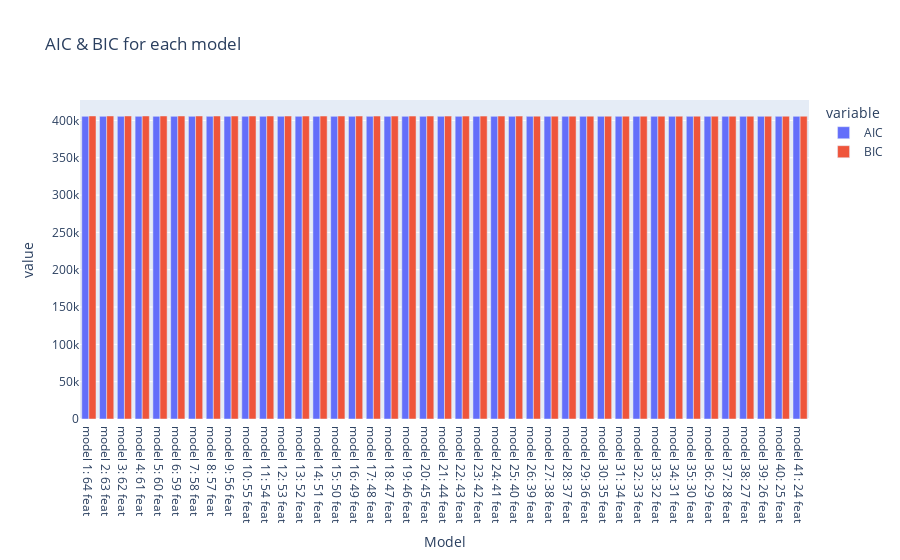

The cell this chart's notebook holds for it:
### Code cell
px.bar(model_results_BE, x='Model', y=[
       'AIC', 'BIC'], title='AIC & BIC for each model', barmode='group')

### Figure 1 — Plotly figure (JSON) as saved in the notebook; plotly's stock layout.template omitted (floating-point values rounded to 4 significant figures)
{"data": [{"alignmentgroup": "True", "hovertemplate": "variable=AIC<br>Model=%{x}<br>value=%{y}<extra></extra>", "legendgroup": "AIC", "marker": {"color": "#636efa", "pattern": {"shape": ""}}, "name": "AIC", "offsetgroup": "AIC", "orientation": "v", "showlegend": true, "textposition": "auto", "type": "bar", "x": ["model 1: 64 feat", "model 2: 63 feat", "model 3: 62 feat", "model 4: 61 feat", "model 5: 60 feat", "model 6: 59 feat", "model 7: 58 feat", "model 8: 57 feat", "model 9: 56 feat", "model 10: 55 feat", "model 11: 54 feat", "model 12: 53 feat", "model 13: 52 feat", "model 14: 51 feat", "model 15: 50 feat", "model 16: 49 feat", "model 17: 48 feat", "model 18: 47 feat", "model 19: 46 feat", "model 20: 45 feat", "model 21: 44 feat", "model 22: 43 feat", "model 23: 42 feat", "model 24: 41 feat", "model 25: 40 feat", "model 26: 39 feat", "model 27: 38 feat", "model 28: 37 feat", "model 29: 36 feat", "model 30: 35 feat", "model 31: 34 feat", "model 32: 33 feat", "model 33: 32 feat", "model 34: 31 feat", "model 35: 30 feat", "model 36: 29 feat", "model 37: 28 feat", "model 38: 27 feat", "model 39: 26 feat", "model 40: 25 feat", "model 41: 24 feat"], "xaxis": "x", "y": [405500.0, 405500.0, 405500.0, 405500.0, 405500.0, 405500.0, 405500.0, 405500.0, 405500.0, 405500.0, 405500.0, 405500.0, 405500.0, 405500.0, 405500.0, 405500.0, 405500.0, 405500.0, 405500.0, 405500.0, 405500.0, 405500.0, 405500.0, 405500.0, 405500.0, 405500.0, 405500.0, 405500.0, 405500.0, 405500.0, 405500.0, 405500.0, 405500.0, 405500.0, 405500.0, 405500.0, 405500.0, 405500.0, 405500.0, 405500.0, 405500.0], "yaxis": "y"}, {"alignmentgroup": "True", "hovertemplate": "variable=BIC<br>Model=%{x}<br>value=%{y}<extra></extra>", "legendgroup": "BIC", "marker": {"color": "#EF553B", "pattern": {"shape": ""}}, "name": "BIC", "offsetgroup": "BIC", "orientation": "v", "showlegend": true, "textposition": "auto", "type": "bar", "x": ["model 1: 64 feat", "model 2: 63 feat", "model 3: 62 feat", "model 4: 61 feat", "model 5: 60 feat", "model 6: 59 feat", "model 7: 58 feat", "model 8: 57 feat", "model 9: 56 feat", "model 10: 55 feat", "model 11: 54 feat", "model 12: 53 feat", "model 13: 52 feat", "model 14: 51 feat", "model 15: 50 feat", "model 16: 49 feat", "model 17: 48 feat", "model 18: 47 feat", "model 19: 46 feat", "model 20: 45 feat", "model 21: 44 feat", "model 22: 43 feat", "model 23: 42 feat", "model 24: 41 feat", "model 25: 40 feat", "model 26: 39 feat", "model 27: 38 feat", "model 28: 37 feat", "model 29: 36 feat", "model 30: 35 feat", "model 31: 34 feat", "model 32: 33 feat", "model 33: 32 feat", "model 34: 31 feat", "model 35: 30 feat", "model 36: 29 feat", "model 37: 28 feat", "model 38: 27 feat", "model 39: 26 feat", "model 40: 25 feat", "model 41: 24 feat"], "xaxis": "x", "y": [406000.0, 406000.0, 406000.0, 406000.0, 406000.0, 406000.0, 406000.0, 406000.0, 405900.0, 405900.0, 405900.0, 405900.0, 405900.0, 405900.0, 405900.0, 405900.0, 405900.0, 405900.0, 405800.0, 405800.0, 405800.0, 405800.0, 405800.0, 405800.0, 405800.0, 405800.0, 405800.0, 405800.0, 405800.0, 405800.0, 405700.0, 405700.0, 405700.0, 405700.0, 405700.0, 405700.0, 405700.0, 405700.0, 405700.0, 405700.0, 405700.0], "yaxis": "y"}], "layout": {"barmode": "group", "legend": {"title": {"text": "variable"}, "tracegroupgap": 0}, "title": {"text": "AIC & BIC for each model"}, "xaxis": {"anchor": "y", "domain": [0, 1], "title": {"text": "Model"}}, "yaxis": {"anchor": "x", "domain": [0, 1], "title": {"text": "value"}}}}
